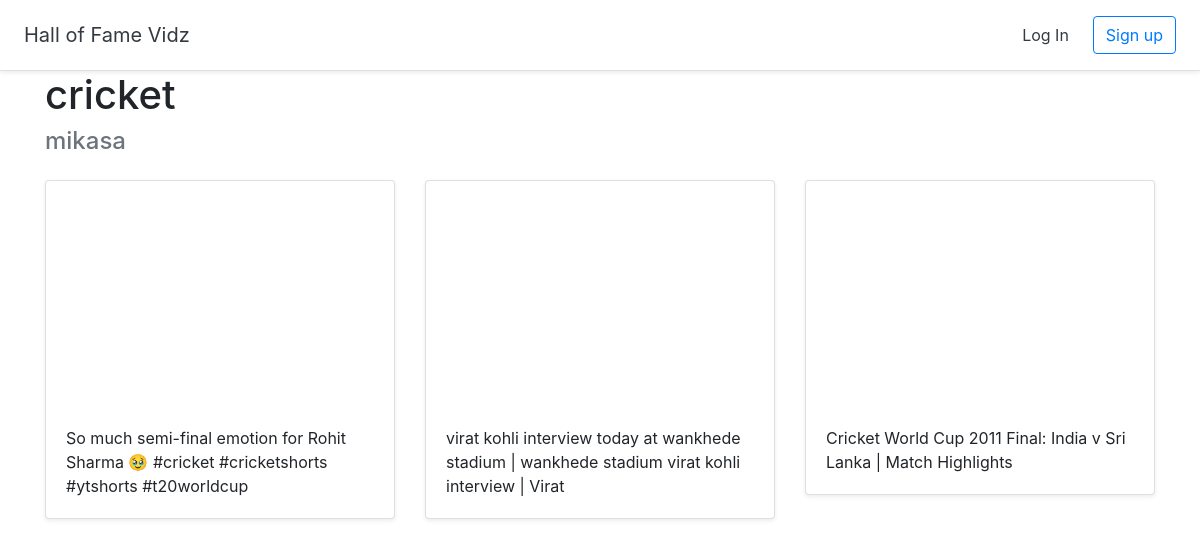
Page /halloffame/4 on the committed database.
### halls/models.py (models this page shows)
class Hall(models.Model):
    title = models.CharField(max_length=255)
    user = models.ForeignKey(User, on_delete=models.CASCADE)

class Video(models.Model):
    title = models.CharField(max_length=255)
    url = models.URLField()
    youtube_id = models.CharField(max_length=255)
    hall = models.ForeignKey(Hall, on_delete=models.CASCADE)

### halls/views.py (the view)
# urls.py: path('halloffame/<int:pk>', views.DetailHall.as_view(), name='detail_hall'),
class DetailHall(generic.DetailView):
    model = Hall
    template_name = 'halls/detail_hall.html'

### halls/templates/halls/detail_hall.html (shortened to what this page needs)
{% extends 'halls/base.html' %}
{% block content %}
<div class="container">
    <h1>{{ hall.title }}</h1>
    <h4 class="text-muted">{{ hall.user.username }}</h4>
    <div class="row">
      {% for video in hall.video_set.all %}
      <div class="col-md-4 mt-3">
        <div class="card mb-4 shadow-sm">
          <iframe width="100%" height="225" src="https://www.youtube.com/embed/{{ video.youtube_id }}" frameborder="0" allow="accelerometer; autoplay; encrypted-media; gyroscope; picture-in-picture" allowfullscreen></iframe>
          <div class="card-body">
            <p class="card-text">{{ video.title }}</p>
          </div>
        </div>
      </div>
      {% endfor %}
      </div>
</div>
{% endblock %}

### rows in the picture
Hall: title "cricket", user.username "mikasa"
Video: title "So much semi-final emotion for Rohit Sharma 🥹 #cricket #cricketshorts #ytshorts #t20worldcup"
Video: title "virat kohli interview today at wankhede stadium | wankhede stadium virat kohli interview | Virat"
Video: title "Cricket World Cup 2011 Final: India v Sri Lanka | Match Highlights"
